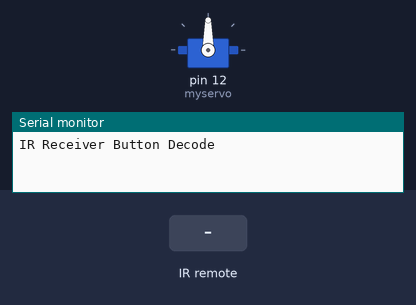
The sketch below on a simulated Arduino Uno, built with avr-gcc and run on an emulated ATmega328P. On the bench: servo, the last lines printed to the serial monitor. The inputs (shaded band) are chosen by the test bench.

Above: at 1.2 s.
1.3 s: infrared code 0xFF6897 received
At 2.5 s:
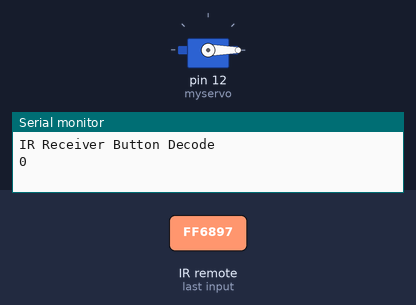
2.8 s: infrared code 0xFF30CF received
At 3.8 s:
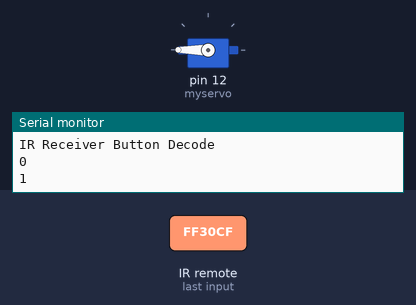
Timing chart, 0 to 5.8 s (numbered marks = the images above; inputs shaded):
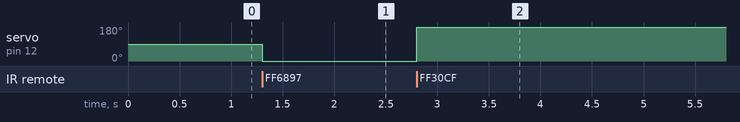

Measured:
- after the input at 1.3 s, servo on pin 12 (myservo): 90° → 0° at once
- after the input at 2.8 s, servo on pin 12 (myservo): 0° → 180° at once

The sketch:

p1_c_digo_ind.ino
```cpp
#include "IRremote.h"
#include <Servo.h>
Servo myservo;
int pos = 0;
const int receiver = 11;
IRrecv irrecv(receiver);
decode_results results;

void moveservo() {
  switch(results.value){
    case 0xFF6897: Serial.println("0"); pos = 0; myservo.write(pos); break;
    case 0xFF30CF: Serial.println("1"); pos = 180; myservo.write(pos);  break;
  default:
    Serial.print(" other button   ");
    Serial.println(results.value);
  }
}
void setup(){
  Serial.begin(9600);
  Serial.println("IR Receiver Button Decode");
  irrecv.enableIRIn();
  myservo.attach(12);
}
void loop(){
  if (irrecv.decode(&results))
  {
    moveservo();
    delay(500);
    irrecv.resume();
  }
}
```
